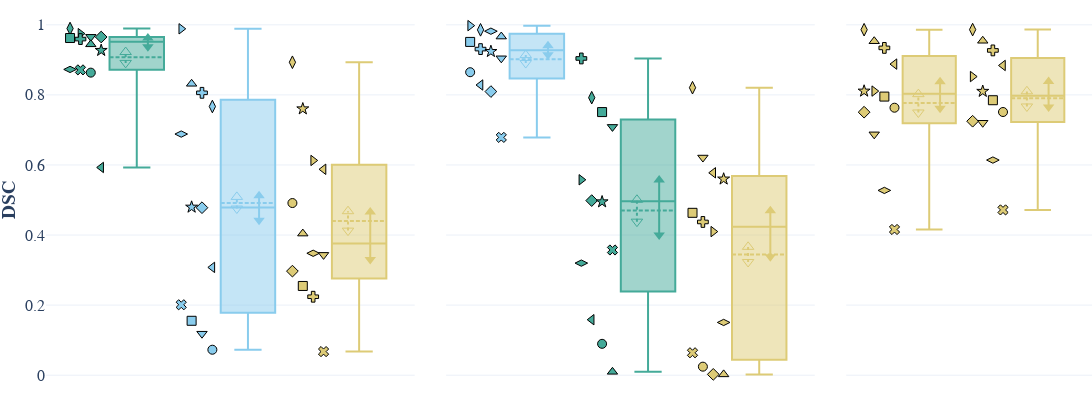

Notebook code cell kept with this figure:
### Code cell
def species_comparison(metric_name: str, metric_name_short: str) -> go.Figure:
    fig = make_subplots(
        rows=1,
        cols=3,
        shared_yaxes=True,
        vertical_spacing=0.1,
        horizontal_spacing=0.03,
        column_widths=[3, 3, 2],
    )
    label_names = None

    targets = {
        (1, "pig"): [(0, "pig"), (1, "rat"), (2, "human")],
        (2, "rat"): [(0, "rat"), (1, "pig"), (2, "human")],
        (3, "human"): [(0, "human")],
        (3, "pig-p+rat-p2human"): [(1, "human")],
    }
    for (i, source_species), source_targets in targets.items():
        for j, target_species in source_targets:
            df_box = df[(df["source_species"] == source_species) & (df["target_species"] == target_species)]
            sort_labels(df_box)

            label_names_comparison = df_box["label_name"].tolist()
            if "background" not in label_names_comparison:
                label_names_comparison.append("background")
            if label_names is None:
                label_names = label_names_comparison
            else:
                assert label_names == label_names_comparison, (
                    f"Label names do not match: {label_names} vs {label_names_comparison}"
                )

            # Average across organs per bootstrap sample
            bootstraps_mean = np.mean(np.stack(df_box[f"{metric_name}_bootstraps"]), axis=0)
            bootstraps_median = np.median(np.stack(df_box[f"{metric_name}_bootstraps"]), axis=0)

            boxplot_symbols(
                fig,
                df_box[metric_name],
                df_box["label_name"],
                ci_mean=(np.quantile(bootstraps_mean, q=0.025), np.quantile(bootstraps_mean, q=0.975)),
                ci_median=(np.quantile(bootstraps_median, q=0.025), np.quantile(bootstraps_median, q=0.975)),
                trace_name=f"{source_species}2{target_species}",
                box_index=j,
                color=settings_species.species_colors[target_species],
                showlegend=i == 1,
                row=1,
                col=i,
            )

    fig.update_layout(height=400, width=1200, template="plotly_white")
    fig.update_layout(font_family="Libertinus Sans", font_size=16)
    fig.update_annotations(font=dict(size=20))
    fig.update_layout(showlegend=False)
    fig.update_yaxes(zeroline=False)
    fig.update_yaxes(title=f"<b>{metric_name_short}</b>", title_standoff=12, col=1)
    fig.update_xaxes(showticklabels=False)
    fig.update_layout(legend=dict(title=None, orientation="h", yanchor="bottom", y=1.05, xanchor="center", x=0.2))
    fig.update_layout(legend2=dict(title=None, orientation="h", yanchor="bottom", y=1.05, xanchor="center", x=0.8))
    fig.update_layout(margin=dict(l=0, r=0, t=0, b=0))
    fig.write_image(settings_species.paper_dir / f"domain_shift_performance_{metric_name_short}.pdf")

    return fig


species_comparison("dice_metric", "DSC")
